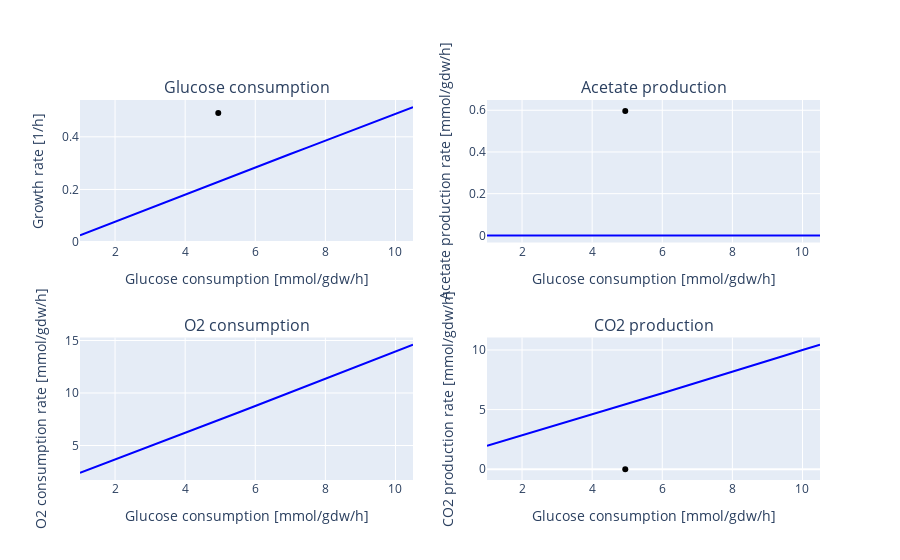
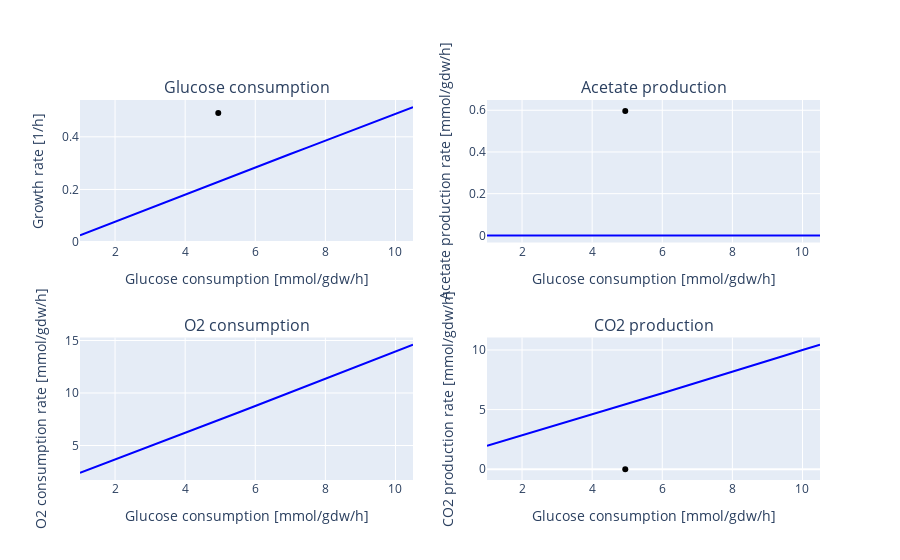

Notebook code for these charts, in order:
### Code cell
validator = PAMpy.PAMValidator(pamodel_glyc, valid_data_file_glyc)
#model flux rates of biomass formation, acetate, CO2 and O2 vs glucose uptake rate for a range of growth rates
validator.validate_range(c_uptake_rxn = 'EX_glyc_e')

### Figure 1 — Plotly figure (JSON) as saved in the notebook; plotly's stock layout.template omitted (floating-point values rounded to 4 significant figures)
{"data": [{"marker": {"color": "blue"}, "mode": "lines", "showlegend": false, "type": "scatter", "x": [1, 1.5, 2, 2.5, 3, 3.5, 4, 4.5, 5, 5.5, 6, 6.5, 7, 7.5, 8, 8.5, 9, 9.5, 10, 10.5], "xaxis": "x", "y": [0.02556, 0.05152, 0.07749, 0.1035, 0.1291, 0.1548, 0.1805, 0.2062, 0.2319, 0.2576, 0.2833, 0.309, 0.3346, 0.36, 0.3855, 0.4109, 0.4364, 0.4618, 0.4873, 0.5128], "yaxis": "y"}, {"line": {"color": "black", "dash": "dash", "width": 1}, "mode": "markers", "showlegend": false, "type": "scatter", "x": [4.945], "xaxis": "x", "y": [0.49], "yaxis": "y"}, {"marker": {"color": "blue"}, "mode": "lines", "showlegend": false, "type": "scatter", "x": [1, 1.5, 2, 2.5, 3, 3.5, 4, 4.5, 5, 5.5, 6, 6.5, 7, 7.5, 8, 8.5, 9, 9.5, 10, 10.5], "xaxis": "x2", "y": [0, 0, 0, 0, 0, 0, 0, 0, 0, 0, 0, 0, 0, 0, 0, 0, 0, 0, 0, 0], "yaxis": "y2"}, {"line": {"color": "black", "dash": "dash", "width": 1}, "mode": "markers", "showlegend": false, "type": "scatter", "x": [4.945], "xaxis": "x2", "y": [0.597], "yaxis": "y2"}, {"marker": {"color": "blue"}, "mode": "lines", "showlegend": false, "type": "scatter", "x": [1, 1.5, 2, 2.5, 3, 3.5, 4, 4.5, 5, 5.5, 6, 6.5, 7, 7.5, 8, 8.5, 9, 9.5, 10, 10.5], "xaxis": "x3", "y": [2.396, 3.025, 3.654, 4.283, 4.923, 5.564, 6.204, 6.845, 7.485, 8.126, 8.766, 9.407, 10.05, 10.7, 11.35, 12.0, 12.66, 13.31, 13.96, 14.61], "yaxis": "y3"}, {"line": {"color": "black", "dash": "dash", "width": 1}, "mode": "markers", "showlegend": false, "type": "scatter", "x": [4.945], "xaxis": "x3", "y": [null], "yaxis": "y3"}, {"marker": {"color": "blue"}, "mode": "lines", "showlegend": false, "type": "scatter", "x": [1, 1.5, 2, 2.5, 3, 3.5, 4, 4.5, 5, 5.5, 6, 6.5, 7, 7.5, 8, 8.5, 9, 9.5, 10, 10.5], "xaxis": "x4", "y": [1.951, 2.385, 2.819, 3.254, 3.699, 4.144, 4.59, 5.035, 5.48, 5.926, 6.371, 6.816, 7.266, 7.721, 8.177, 8.632, 9.087, 9.542, 9.997, 10.45], "yaxis": "y4"}, {"line": {"color": "black", "dash": "dash", "width": 1}, "mode": "markers", "showlegend": false, "type": "scatter", "x": [4.945], "xaxis": "x4", "y": [0], "yaxis": "y4"}], "layout": {"annotations": [{"font": {"size": 16}, "showarrow": false, "text": "Glucose consumption", "x": 0.225, "xanchor": "center", "xref": "paper", "y": 1, "yanchor": "bottom", "yref": "paper"}, {"font": {"size": 16}, "showarrow": false, "text": "Acetate production", "x": 0.775, "xanchor": "center", "xref": "paper", "y": 1, "yanchor": "bottom", "yref": "paper"}, {"font": {"size": 16}, "showarrow": false, "text": "O2 consumption", "x": 0.225, "xanchor": "center", "xref": "paper", "y": 0.375, "yanchor": "bottom", "yref": "paper"}, {"font": {"size": 16}, "showarrow": false, "text": "CO2 production", "x": 0.775, "xanchor": "center", "xref": "paper", "y": 0.375, "yanchor": "bottom", "yref": "paper"}], "autosize": true, "xaxis": {"anchor": "y", "autorange": true, "domain": [0, 0.45], "range": [1, 10.5], "title": {"text": "Glucose consumption [mmol/gdw/h]"}, "type": "linear"}, "xaxis2": {"anchor": "y2", "autorange": true, "domain": [0.55, 1], "range": [1, 10.5], "title": {"text": "Glucose consumption [mmol/gdw/h]"}, "type": "linear"}, "xaxis3": {"anchor": "y3", "autorange": true, "domain": [0, 0.45], "range": [1, 10.5], "title": {"text": "Glucose consumption [mmol/gdw/h]"}, "type": "linear"}, "xaxis4": {"anchor": "y4", "autorange": true, "domain": [0.55, 1], "range": [1, 10.5], "title": {"text": "Glucose consumption [mmol/gdw/h]"}, "type": "linear"}, "yaxis": {"anchor": "x", "autorange": true, "domain": [0.625, 1], "range": [-0.001506, 0.5398], "title": {"text": "Growth rate [1/h]"}, "type": "linear"}, "yaxis2": {"anchor": "x2", "autorange": true, "domain": [0.625, 1], "range": [0, 0.597], "title": {"text": "Acetate production rate [mmol/gdw/h]"}, "type": "linear"}, "yaxis3": {"anchor": "x3", "autorange": true, "domain": [0, 0.375], "range": [1.718, 15.29], "title": {"text": "O2 consumption rate [mmol/gdw/h]"}, "type": "linear"}, "yaxis4": {"anchor": "x4", "autorange": true, "domain": [0, 0.375], "range": [0, 10.45], "title": {"text": "CO2 production rate [mmol/gdw/h]"}, "type": "linear"}}}

### Figure 2 — Plotly figure (JSON) as saved in the notebook; plotly's stock layout.template omitted (floating-point values rounded to 4 significant figures)
{"data": [{"marker": {"color": "blue"}, "mode": "lines", "showlegend": false, "type": "scatter", "x": [1, 1.5, 2, 2.5, 3, 3.5, 4, 4.5, 5, 5.5, 6, 6.5, 7, 7.5, 8, 8.5, 9, 9.5, 10, 10.5], "xaxis": "x", "y": [0.02556, 0.05152, 0.07749, 0.1035, 0.1291, 0.1548, 0.1805, 0.2062, 0.2319, 0.2576, 0.2833, 0.309, 0.3346, 0.36, 0.3855, 0.4109, 0.4364, 0.4618, 0.4873, 0.5128], "yaxis": "y"}, {"line": {"color": "black", "dash": "dash", "width": 1}, "mode": "markers", "showlegend": false, "type": "scatter", "x": [4.945], "xaxis": "x", "y": [0.49], "yaxis": "y"}, {"marker": {"color": "blue"}, "mode": "lines", "showlegend": false, "type": "scatter", "x": [1, 1.5, 2, 2.5, 3, 3.5, 4, 4.5, 5, 5.5, 6, 6.5, 7, 7.5, 8, 8.5, 9, 9.5, 10, 10.5], "xaxis": "x2", "y": [0, 0, 0, 0, 0, 0, 0, 0, 0, 0, 0, 0, 0, 0, 0, 0, 0, 0, 0, 0], "yaxis": "y2"}, {"line": {"color": "black", "dash": "dash", "width": 1}, "mode": "markers", "showlegend": false, "type": "scatter", "x": [4.945], "xaxis": "x2", "y": [0.597], "yaxis": "y2"}, {"marker": {"color": "blue"}, "mode": "lines", "showlegend": false, "type": "scatter", "x": [1, 1.5, 2, 2.5, 3, 3.5, 4, 4.5, 5, 5.5, 6, 6.5, 7, 7.5, 8, 8.5, 9, 9.5, 10, 10.5], "xaxis": "x3", "y": [2.396, 3.025, 3.654, 4.283, 4.923, 5.564, 6.204, 6.845, 7.485, 8.126, 8.766, 9.407, 10.05, 10.7, 11.35, 12.0, 12.66, 13.31, 13.96, 14.61], "yaxis": "y3"}, {"line": {"color": "black", "dash": "dash", "width": 1}, "mode": "markers", "showlegend": false, "type": "scatter", "x": [4.945], "xaxis": "x3", "y": [null], "yaxis": "y3"}, {"marker": {"color": "blue"}, "mode": "lines", "showlegend": false, "type": "scatter", "x": [1, 1.5, 2, 2.5, 3, 3.5, 4, 4.5, 5, 5.5, 6, 6.5, 7, 7.5, 8, 8.5, 9, 9.5, 10, 10.5], "xaxis": "x4", "y": [1.951, 2.385, 2.819, 3.254, 3.699, 4.144, 4.59, 5.035, 5.48, 5.926, 6.371, 6.816, 7.266, 7.721, 8.177, 8.632, 9.087, 9.542, 9.997, 10.45], "yaxis": "y4"}, {"line": {"color": "black", "dash": "dash", "width": 1}, "mode": "markers", "showlegend": false, "type": "scatter", "x": [4.945], "xaxis": "x4", "y": [0], "yaxis": "y4"}], "layout": {"annotations": [{"font": {"size": 16}, "showarrow": false, "text": "Glucose consumption", "x": 0.225, "xanchor": "center", "xref": "paper", "y": 1, "yanchor": "bottom", "yref": "paper"}, {"font": {"size": 16}, "showarrow": false, "text": "Acetate production", "x": 0.775, "xanchor": "center", "xref": "paper", "y": 1, "yanchor": "bottom", "yref": "paper"}, {"font": {"size": 16}, "showarrow": false, "text": "O2 consumption", "x": 0.225, "xanchor": "center", "xref": "paper", "y": 0.375, "yanchor": "bottom", "yref": "paper"}, {"font": {"size": 16}, "showarrow": false, "text": "CO2 production", "x": 0.775, "xanchor": "center", "xref": "paper", "y": 0.375, "yanchor": "bottom", "yref": "paper"}], "xaxis": {"anchor": "y", "domain": [0, 0.45], "title": {"text": "Glucose consumption [mmol/gdw/h]"}}, "xaxis2": {"anchor": "y2", "domain": [0.55, 1], "title": {"text": "Glucose consumption [mmol/gdw/h]"}}, "xaxis3": {"anchor": "y3", "domain": [0, 0.45], "title": {"text": "Glucose consumption [mmol/gdw/h]"}}, "xaxis4": {"anchor": "y4", "domain": [0.55, 1], "title": {"text": "Glucose consumption [mmol/gdw/h]"}}, "yaxis": {"anchor": "x", "domain": [0.625, 1], "title": {"text": "Growth rate [1/h]"}}, "yaxis2": {"anchor": "x2", "domain": [0.625, 1], "title": {"text": "Acetate production rate [mmol/gdw/h]"}}, "yaxis3": {"anchor": "x3", "domain": [0, 0.375], "title": {"text": "O2 consumption rate [mmol/gdw/h]"}}, "yaxis4": {"anchor": "x4", "domain": [0, 0.375], "title": {"text": "CO2 production rate [mmol/gdw/h]"}}}}
